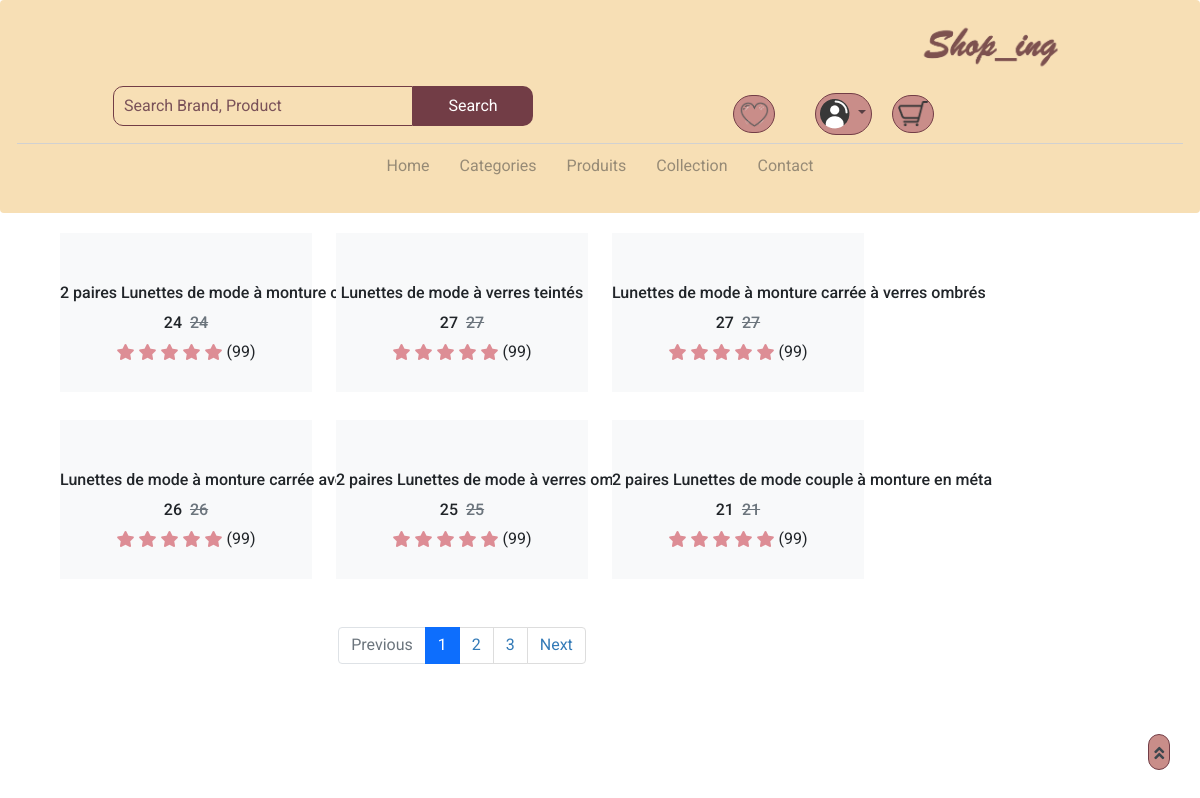
The app's page /category_products.php?id=6 with its own data.
### tables this page shows
CREATE TABLE `produits` (
  `id` int(11) NOT NULL,
  `image` text NOT NULL,
  `nom` varchar(50) NOT NULL,
  `prix` int(11) NOT NULL,
  `description` text NOT NULL,
  `cat_id` int(11) DEFAULT NULL
);

### category_products.php (the view, shortened to what this page needs)
<?php
    include "config/connexion.php";
    $category_id = $_GET['id'];
    $query = "SELECT * FROM produits WHERE cat_id = :category_id";
    $stmt = $access->prepare($query);
    $stmt->bindValue(':category_id', $category_id);
    $stmt->execute();
    $products = $stmt->fetchAll();
?>
<!DOCTYPE html>
<html lang="en">
<head>
    <link href="https://cdnjs.cloudflare.com/ajax/libs/font-awesome/5.10.0/css/all.min.css" rel="stylesheet">
    <link href="css/shop.css" rel="stylesheet">
</head>
<body>
    <?php
include("header.php");
?>
    <div class="container-fluid">
        <div class="row px-xl-5">
            <div class="col-lg-9 col-md-8">
                <div class="row pb-3">
                    <?php
                    foreach($products as $produit) { ?>
                    <div class="col-lg-4 col-md-6 col-sm-6 pb-1">
                        <div class="product-item bg-light mb-4">
                            <div class="product-img position-relative overflow-hidden">
                                <div class="product-action">
                                </div>
                            </div>
                            <div class="text-center py-4">
                                <a class="h6 text-decoration-none text-truncate" href=""><?=  $produit['nom'] ?></a>
                                <div class="d-flex align-items-center justify-content-center mt-2">
                                    <h5><?=  $produit['prix'] ?></h5><h6 class="text-muted ml-2"><del><?=  $produit['prix']?></del></h6>
                                </div>
                                <div class="d-flex align-items-center justify-content-center mb-1">
                                    <small class="fa fa-star text-primary mr-1"></small>
                                    <small class="fa fa-star text-primary mr-1"></small>
                                    <small class="fa fa-star text-primary mr-1"></small>
                                    <small class="fa fa-star text-primary mr-1"></small>
                                    <small class="fa fa-star text-primary mr-1" ></small>
                                    <small>(99)</small>
                                </div>
                            </div>
                        </div>
                    </div>
                    <?php
                        }
                        ?>
                    <div class="col-12">
                        <nav>
                          <ul class="pagination justify-content-center">
                            <li class="page-item disabled"><a class="page-link" href="#">Previous</span></a></li>
                            <li class="page-item active"><a class="page-link" href="#">1</a></li>
                            <li class="page-item"><a class="page-link" href="#">2</a></li>
                            <li class="page-item"><a class="page-link" href="#">3</a></li>
                            <li class="page-item"><a class="page-link" href="#">Next</a></li>
                          </ul>
                        </nav>
                    </div>
                </div>
            </div>
        </div>
    </div>
    <a href="#" class="btn btn-primary back-to-top"><i class="fa fa-angle-double-up"></i></a>
</body>
</html>

### css/home.css (style rules this page uses)
.active, .dot:hover { background-color: #717171; }

### css/nav.css (style rules this page uses)
* { margin: 0; padding: 0; box-sizing: border-box; font-family: 'roboto', sans-serif; }
.btn { display: inline-block; margin-top: 1rem; border-radius: 5rem; background:rgb(201, 141, 137); color:#583f43; padding: 0.3em; cursor: pointer; font-size: 1.7rem; border-color: #723d46; }

### login.php (style rules this page uses)
.btn { font-size: 1.3em; width:auto; }
.row { width:150; }

### header.php (style rules this page uses)
.btn { background:transparent; }
i { display: inline-block; vertical-align: middle; }
* { margin: 0; padding: 0; box-sizing: border-box; font-family: 'roboto', sans-serif; }
.btn { display: inline-block; margin-top: 1rem; border-radius: 5rem; background:rgb(201, 141, 137); color:#583f43; padding: 0.3em; cursor: pointer; font-size: 1.7rem; border-color: #723d46; }

### category_products.php (style rules this page uses)
* { font-size:1em !important; }
.text-primary { color: #dd8d95!important; }

### records on screen
produits: nom "2 paires Lunettes de mode à monture carrée", prix "24"
produits: nom "Lunettes de mode à verres teintés", prix "27"
produits: nom "Lunettes de mode à monture carrée à verres ombrés", prix "27"
produits: nom "Lunettes de mode à monture carrée avec chaîne de l", prix "26"
produits: nom "2 paires Lunettes de mode à verres ombrés", prix "25"
produits: nom "2 paires Lunettes de mode couple à monture en méta", prix "21"
